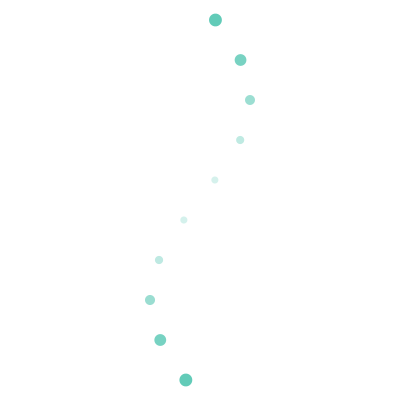
Frame 1 (no input)
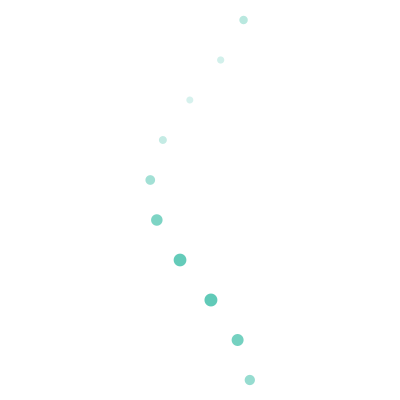
Frame 60 (the mouse pressed at the canvas centre just before this capture)
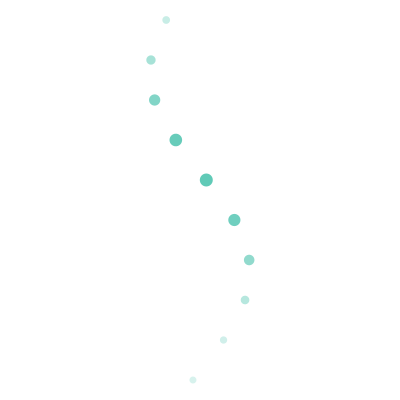
Frame 120 (the mouse held since frame 60 and released just before this capture)

The Processing sketch that drew these frames (run headless with seeded random() and noise(); from frame 60 on, the mouse is pressed at the canvas centre):

// Processing sketch: processing_9268
// ── processing_9268.pde

 float y,a,r,t=0;
 int c,ys=40;
 
 void setup()
 { 
   size(400,400);
   smooth();
   noStroke();
   frameRate(60);
 }
 
 void draw() 
 { 
   background(255);
   for( y=ys/2; y<height; y+=ys ){
     a=t+y/200*PI;
     r=5+3*sin(a+PI/2);
     c=int((r)*20);
     r=r+5;
     fill(0,170,140,c);
     ellipse(width/2+width/8*sin(a),y,r,r);
     t+=0.003;
   }
 }
 
